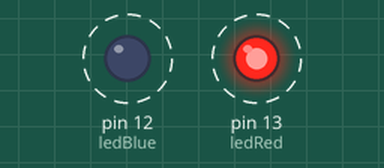
Simulated run of this sketch. Board: Arduino Uno, built with avr-gcc and run on an emulated ATmega328P. Parts: output pins drawn as LEDs (lit = HIGH). Dashed ring = blinking.

Above: at 0.2 s.
Timing chart, 0 to 3.0 s (numbered marks = the images above):
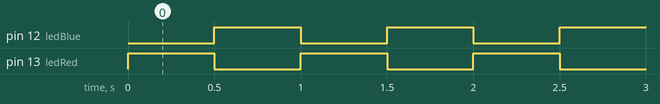

The sketch:

EsiMary.ino
```cpp
int ledRed=13;
//I just created an integer on pin 13 and named it ledRed
int ledBlue=12;

void setup() {
  // put your setup code here, to run once:
pinMode (ledRed, OUTPUT);
//I set the pinmode for the LED as an output
pinMode (ledBlue, OUTPUT);
}

void loop() {
  // put your main code here, to run repeatedly:
digitalWrite (ledRed, HIGH);
digitalWrite (ledBlue, LOW);
delay (500);
//When ledRed is on,ledBlue is off
digitalWrite (ledRed, LOW);
digitalWrite (ledBlue, HIGH);
delay(500);
}
//I will turn on the LED, wait one second, turn it off and wait another second
```

Measured:
- by itself, pin 12 (ledBlue), pin 13 (ledRed): alternates HIGH for 0.50 s and LOW for 0.50 s
